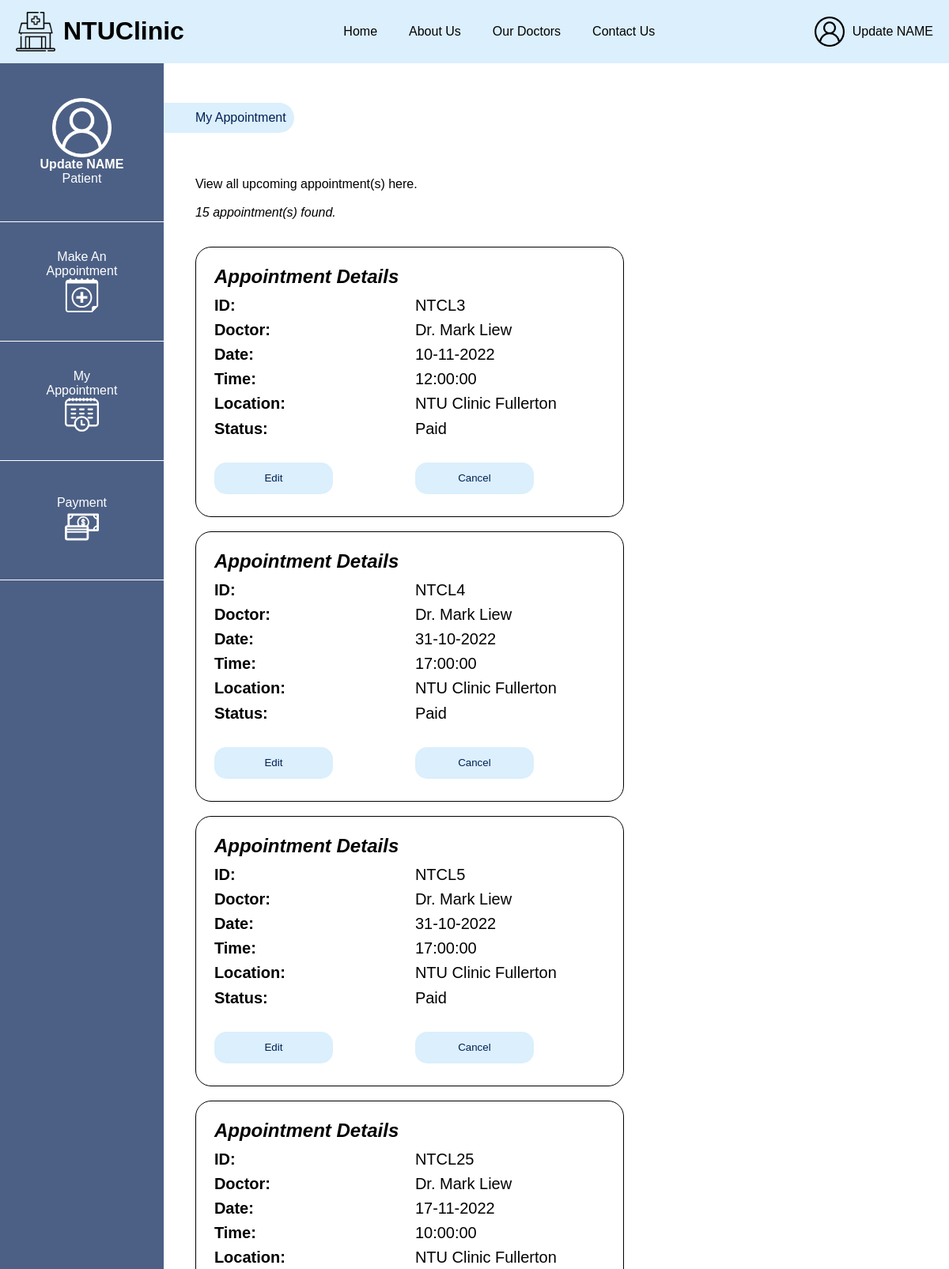
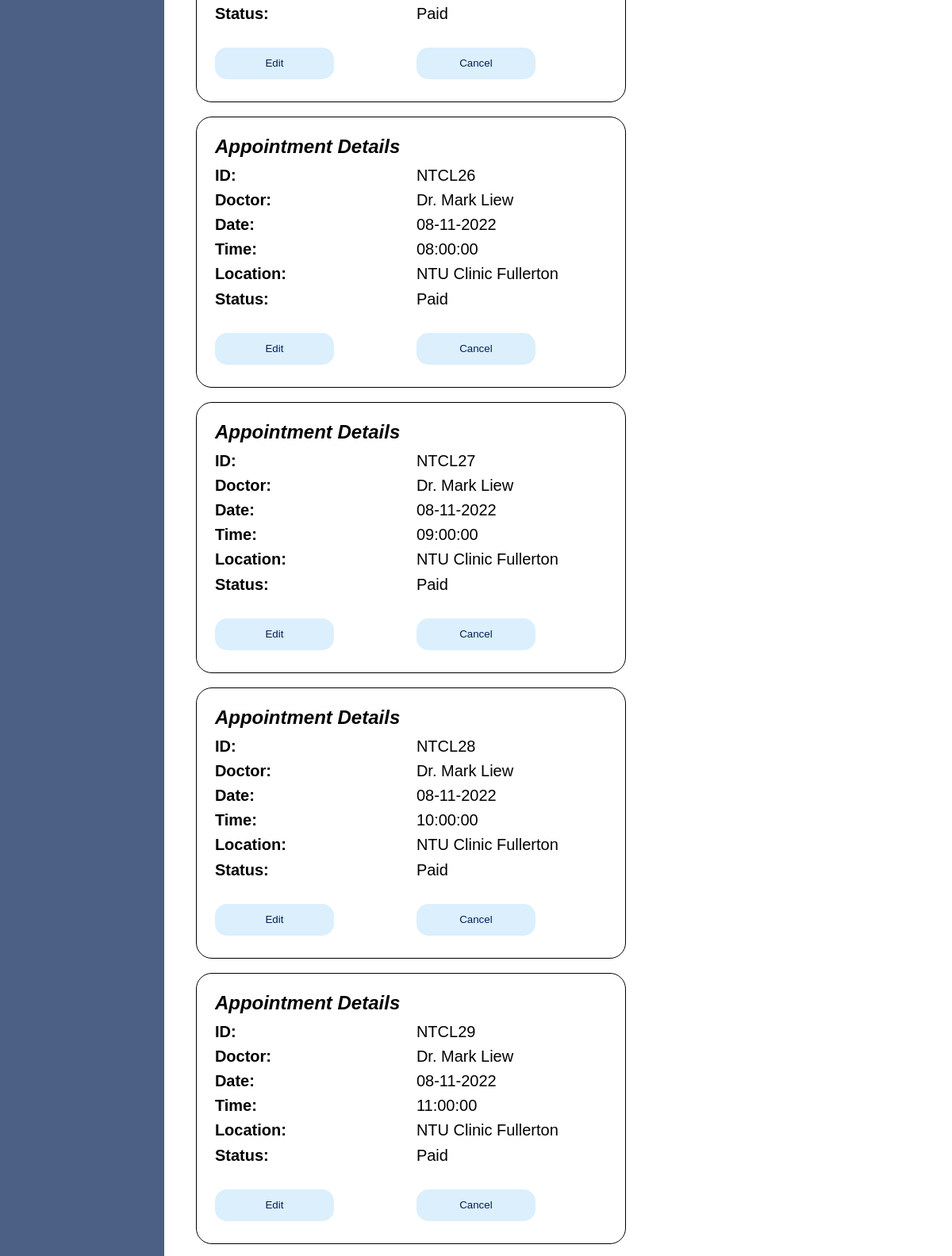
The app's page /patient/myappointment.php (signed in, upper part) with its own data (2 pictures, top to bottom).
### tables this page shows
CREATE TABLE `Patients` (
  `userid` int(10) UNSIGNED NOT NULL,
  `name` char(255) NOT NULL,
  `image` char(100) NOT NULL,
  `contact` char(10) NOT NULL,
  `nric` char(10) NOT NULL,
  `signupdate` varchar(20) NOT NULL,
  `birthday` varchar(15) NOT NULL,
  `email` char(100) NOT NULL,
  `password` char(255) NOT NULL
);

CREATE TABLE `Appointments` (
  `appointmentID` int(10) UNSIGNED NOT NULL,
  `user` int(11) NOT NULL,
  `location` char(200) NOT NULL,
  `doctor` char(100) NOT NULL,
  `date` date NOT NULL,
  `time` time NOT NULL,
  `timeCompleted` time NOT NULL,
  `paid_status` tinyint(1) NOT NULL,
  `book_status` tinyint(1) NOT NULL
);

CREATE TABLE `Doctors` (
  `doctorid` int(10) UNSIGNED NOT NULL,
  `docname` char(255) NOT NULL,
  `description` text DEFAULT NULL,
  `clinicid` int(11) NOT NULL,
  `image` char(100) NOT NULL,
  `contact` char(10) NOT NULL,
  `joindate` varchar(11) NOT NULL,
  `certexp` varchar(11) NOT NULL,
  `email` char(100) NOT NULL,
  `password` char(255) NOT NULL
);

CREATE TABLE `Clinics` (
  `clinicid` int(10) UNSIGNED NOT NULL,
  `clinicname` char(255) NOT NULL,
  `cliniclocation` char(255) DEFAULT NULL,
  `cliniccontact` char(50) NOT NULL
);

### methods/getUserData.php (called while the page is built, shortened)
<?php
include "dbconnect.php";
if (isset($_SESSION['valid_user']))
{
  $currentUserId = $_SESSION['valid_user_id'];
  $currentUserType = $_SESSION['valid_user_type'];
  $uid = 'userid';
  $query = 'select * from '.$currentUserType.' '
           ."where ".$uid."='$currentUserId'";
  $result = $dbcnx->query($query);
  if ($result->num_rows >0 )
  {
    while ($row = mysqli_fetch_assoc($result)){
      $currentUserData = $row;
    }
  }
}
?>

### patient/appointmentRetrieval.php (called while the page is built, shortened)
<?php
	include "../methods/getUserData.php";
	$db = mysqli_connect('localhost', 'root', '');
	mysqli_select_db($db,'project');
	$sql=
		"SELECT a.user, a.location, a.doctor, a.date, a.time,
		a.paid_status, a.book_status
		FROM appointments a
		INNER JOIN patients p on a.user = p.userid";
	$result = mysqli_query($db,$sql);
	$count=0;
	while ($row = mysqli_fetch_assoc($result)){
	if ($row['user'] == $currentUserData['userid']) {
		if ($row['paid_status'] == "1") {
			if ($row['book_status'] == "1")
			{
			$count=$count+1;
			}
		}
	}
	}
?>

### patient/myappointment.php (the view, shortened to what this page needs)
<!DOCTYPE html>
<html lang="en">
<head>
<link rel="stylesheet" href="../style.css" />
<link rel="stylesheet" href="./sidepanel.css" />
<link rel="stylesheet" href="./myappointment.css" />
</head>
<body>
<div id="wrapper">
	<?php include 'header.php'; ?>
	<div id="bodycontent">
	<?php include "sidepanel.php"; ?>
	<div class="leftcontent">
		<div class="breadcrumb">
			<a href="myappointment.php" class="botnav">My Appointment</a>
		</div>
	<div class="maincontainer">
		<div class="leftform">
		<?php include 'appointmentRetrieval.php';
		echo "<p>
		View all upcoming appointment(s) here.<br><br>" .
		"<i>" . $count . " appointment(s) found.</i></p><br>";
		?>
		<?php
		$patientid = $_SESSION['valid_user_id'];
		$db = mysqli_connect('localhost', 'root', '');
		mysqli_select_db($db,'project');
		$sql=
		"SELECT *
		FROM appointments a
		INNER JOIN patients p on a.user = p.userid
		INNER JOIN doctors d on a.doctor = d.doctorid
		INNER JOIN clinics c on a.location = c.clinicid
		WHERE user='$patientid'";
		$result = mysqli_query($db,$sql);
		while ($row = mysqli_fetch_assoc($result)){
		if ($row['paid_status'] == "1") {
			if ($row['book_status'] == "1")
			{
				$location = $row['clinicname'];
				$doctor = $row['docname'];
			$date = $row['date'];
			$time = $row['time'];
			$apptID = $row['appointmentID'];
			$date2 = date("d-m-Y", strtotime($date));
			echo "
			<div class='table-wrapper'>
			<table class='appointment-table' style='font-size:20px;height:300px;width:450px;'>
			<th colspan='2' style='float:left;font-size:24px;'>
				<i>Appointment Details</i>
			</th>
			<tr>
				<td style='width:250px;'><b>ID: </b></td>
				<td><span id='doctor'>
				NTCL$apptID
				</span></td>
			</tr>
			<tr>
				<td style='width:250px;'><b>Doctor: </b></td>
				<td><span id='doctor'>
				$doctor
				</span></td>
			</tr>
			<tr>
				<td style='width:250px;'><b>Date: </b></td>
				<td><span id='date'>
				$date2
				</span></td>
			</tr>
			<tr>
				<td style='width:250px;'><b>Time: </b></td>
				<td><span id='time'>
				$time
				</span></td>
			</tr>
			<tr>
				<td style='width:250px;'><b>Location: </b></td>
				<td><span id='location'>
				$location
				</span></td>
			</tr>
			<tr>
				<td style='width:250px;'><b>Status: </b></td>
				<td><span id='status'>
				Paid
				</span></td>
			</tr>
			<tr>
			<td style='float: center; width:250px;'>
				<form action='editappointment.php' method='post'>
					<input value='$apptID' name='apptID' type='hidden'/>
					<button id='editbutton' class='primarybutton'>Edit</button>
				</form>
			</td>
			<td style='float: center;'>
			<form action='cancelappointment.php' method='post'>
			<input value='$apptID' name='apptID' type='hidden'/>
				<button id='cancelbutton' onclick='alertpopup()' class='primarybutton'>Cancel</button>
				</form>
			</td>
			</tr>
			</table>
			</div>
			<br>";
			}
			}
			}
		?>
	</div>
	</div>
</div>
	</div>
</div>
</body>

### patient/sidepanel.php
<?php
  include '../methods/getUserData.php';
    echo '<div class="sidecontainer">';
    echo '<nav id="sidepanel">';
    echo '<a href="profile.php"><div class="panel" id="panel1">';
    echo '<img src="../images/profile_white.png" width="75" height="75">';
    echo '<p><b>'.$currentUserData['name'].'</b>';
    echo '<p>Patient</p>';
    echo '</div></a>';
    echo '<a href="bookappointment.php" id="sidenav">';
    echo '<div class="panel">';
    echo '<p id="abc">Make An<br>Appointment</p>';
    echo '<img src="../images/add.svg" width="43" height="43"> ';
    echo '</div></a>';
    echo '<a href="myappointment.php" id="sidenav">';
    echo '<div class="panel">';
    echo '<p id="abc">My<br>Appointment</p>';
    echo '<img src="../images/myapp.svg" width="43" height="43" style="color:white;">';
    echo '</div> </a>';
    echo '<a href="payment.php" id="sidenav">';
    echo '<div class="panel">';
    echo '<p id="abc">Payment</p>';
    echo '<img src="../images/payment.svg" width="43" height="43">';
    echo '</div> </a>';
    echo '</nav>';
    echo '</div>';
?>

### style.css (style rules this page uses)
body { margin: 0px; width: 100vw; min-height: 100vh; overflow-x: hidden; font-family:arial, sans-serif; }
img { object-fit: cover; }
nav > a { text-decoration: none; color: #000000; }
#bodycontent { background-color: #FFFFFF; min-height: calc(100vh - 40px); }
.botnav { color:#001f54; }
.primarybutton { background: #dbeffd; color: #001f54; border: none; border-radius: 80px; height: 40px; width: 150px; cursor: pointer; margin-top: 20px; }
#wrapper { margin: auto; }

### patient/sidepanel.css (style rules this page uses)
.sidecontainer { width:250px; height:auto; background-color: #4c6085; color: white; width: 250px; }
.panel { display: flex; flex-direction: column; justify-content: center; align-items: center; color: white; background-color: #4c6085; cursor: pointer; height: 150px; text-align: center; border-bottom: 1px white solid; }
.panel > p { margin: 0px; }
#panel1 { height:200px; }
#sidenav { text-decoration: none; color: white; }
#bodycontent { display: flex; flex-direction: row; }
.leftcontent { width: 100%; }
.breadcrumb { color: #001f54; margin: 50px 0px 20px 0; background-color: #dbeffd; padding: 10px; padding-left: 40px; border-radius: 0 40px 40px 0; width: max-content; }
.maincontainer { padding-left: 40px; padding-top: 20px; }
.leftform { width: 60%; float:left; display: flex; flex-direction: column; justify-content: flex-start; align-items: flex-start; }
.botnav { text-decoration: none; }

### patient/myappointment.css (style rules this page uses)
#editbutton { padding-left:20px; padding-right:20px; padding-top: 3px; padding-bottom: 3px; border-radius: 15px; }
#cancelbutton { padding-left:20px; padding-right:20px; padding-top: 3px; padding-bottom: 3px; border-radius: 15px; }
.table-wrapper { padding: 20px; border: 1px solid; border-radius: 20px; width: 500px; }

### records on screen
patients: name "Update NAME"
appointments: appointmentID "3", doctors.docname "Dr. Mark Liew", date "10-11-2022", time "12:00:00", clinics.clinicname "NTU Clinic Fullerton"
appointments: appointmentID "4", doctors.docname "Dr. Mark Liew", date "31-10-2022", time "17:00:00", clinics.clinicname "NTU Clinic Fullerton"
appointments: appointmentID "5", doctors.docname "Dr. Mark Liew", date "31-10-2022", time "17:00:00", clinics.clinicname "NTU Clinic Fullerton"
appointments: appointmentID "25", doctors.docname "Dr. Mark Liew", date "17-11-2022", time "10:00:00", clinics.clinicname "NTU Clinic Fullerton"
appointments: appointmentID "26", doctors.docname "Dr. Mark Liew", date "08-11-2022", time "08:00:00", clinics.clinicname "NTU Clinic Fullerton"
appointments: appointmentID "27", doctors.docname "Dr. Mark Liew", date "08-11-2022", time "09:00:00", clinics.clinicname "NTU Clinic Fullerton"
appointments: appointmentID "28", doctors.docname "Dr. Mark Liew", date "08-11-2022", time "10:00:00", clinics.clinicname "NTU Clinic Fullerton"
appointments: appointmentID "29", doctors.docname "Dr. Mark Liew", date "08-11-2022", time "11:00:00", clinics.clinicname "NTU Clinic Fullerton"

### other values on screen
$_SESSION["valid_user"] "Update NAME"
$count "15"
